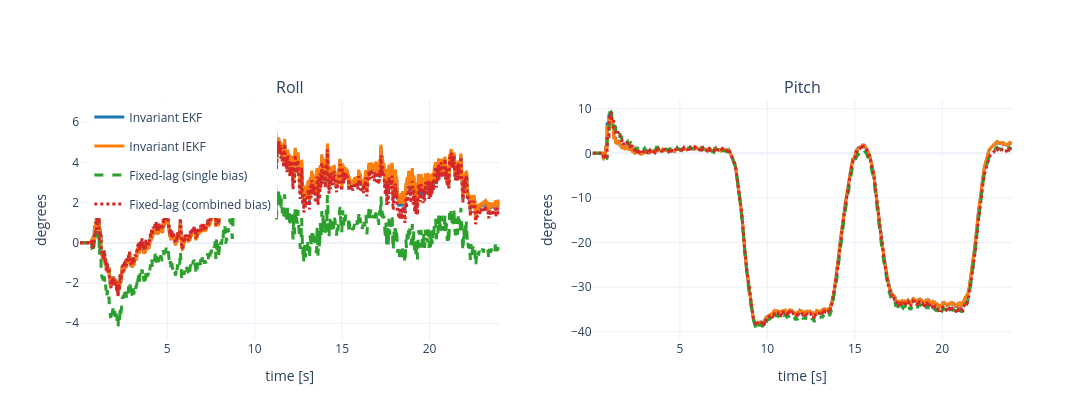

The notebook cell saved with this chart:
### Code cell
fig = make_subplots(rows=1, cols=2, subplot_titles=("Roll", "Pitch"))
for variant, result in DISPLAY_RESULTS.items():
    trajectory = result["trajectory"]
    times = np.array([row["timestamp_s"] for row in trajectory])
    rolls = np.rad2deg([row["roll"] for row in trajectory])
    pitches = np.rad2deg([row["pitch"] for row in trajectory])
    line = dict(color=COLORS[variant], width=3, dash=LINE_STYLES[variant])
    fig.add_trace(go.Scatter(x=times, y=rolls, mode="lines", name=LABELS[variant], line=line, legendgroup=variant), row=1, col=1)
    fig.add_trace(go.Scatter(x=times, y=pitches, mode="lines", name=LABELS[variant], line=line, legendgroup=variant, showlegend=False), row=1, col=2)
fig.update_xaxes(title_text="time [s]", row=1, col=1)
fig.update_xaxes(title_text="time [s]", row=1, col=2)
fig.update_yaxes(title_text="degrees", row=1, col=1)
fig.update_yaxes(title_text="degrees", row=1, col=2)
fig.update_layout(height=420, width=1100, template="plotly_white", legend=dict(x=0.01, y=0.99))
fig.show()

### Figure 1 — Plotly figure (JSON) as saved in the notebook; plotly's stock layout.template omitted (floating-point values rounded to 4 significant figures; data arrays with more than 128 entries replaced by an {"elided": "..."} marker saying what was removed)
{"data": [{"legendgroup": "invariant_ekf", "line": {"color": "#1f77b4", "dash": "solid", "width": 3}, "mode": "lines", "name": "Invariant EKF", "type": "scatter", "x": {"elided": "2665 float values"}, "xaxis": "x", "y": {"elided": "2665 float values"}, "yaxis": "y"}, {"legendgroup": "invariant_ekf", "line": {"color": "#1f77b4", "dash": "solid", "width": 3}, "mode": "lines", "name": "Invariant EKF", "showlegend": false, "type": "scatter", "x": {"elided": "2665 float values"}, "xaxis": "x2", "y": {"elided": "2665 float values"}, "yaxis": "y2"}, {"legendgroup": "invariant_graph", "line": {"color": "#ff7f0e", "dash": "solid", "width": 3}, "mode": "lines", "name": "Invariant IEKF", "type": "scatter", "x": {"elided": "2665 float values"}, "xaxis": "x", "y": {"elided": "2665 float values"}, "yaxis": "y"}, {"legendgroup": "invariant_graph", "line": {"color": "#ff7f0e", "dash": "solid", "width": 3}, "mode": "lines", "name": "Invariant IEKF", "showlegend": false, "type": "scatter", "x": {"elided": "2665 float values"}, "xaxis": "x2", "y": {"elided": "2665 float values"}, "yaxis": "y2"}, {"legendgroup": "fixed_lag_single_bias", "line": {"color": "#2ca02c", "dash": "dash", "width": 3}, "mode": "lines", "name": "Fixed-lag (single bias)", "type": "scatter", "x": {"elided": "2665 float values"}, "xaxis": "x", "y": {"elided": "2665 float values"}, "yaxis": "y"}, {"legendgroup": "fixed_lag_single_bias", "line": {"color": "#2ca02c", "dash": "dash", "width": 3}, "mode": "lines", "name": "Fixed-lag (single bias)", "showlegend": false, "type": "scatter", "x": {"elided": "2665 float values"}, "xaxis": "x2", "y": {"elided": "2665 float values"}, "yaxis": "y2"}, {"legendgroup": "fixed_lag_combined_bias", "line": {"color": "#d62728", "dash": "dot", "width": 3}, "mode": "lines", "name": "Fixed-lag (combined bias)", "type": "scatter", "x": {"elided": "2665 float values"}, "xaxis": "x", "y": {"elided": "2665 float values"}, "yaxis": "y"}, {"legendgroup": "fixed_lag_combined_bias", "line": {"color": "#d62728", "dash": "dot", "width": 3}, "mode": "lines", "name": "Fixed-lag (combined bias)", "showlegend": false, "type": "scatter", "x": {"elided": "2665 float values"}, "xaxis": "x2", "y": {"elided": "2665 float values"}, "yaxis": "y2"}], "layout": {"annotations": [{"font": {"size": 16}, "showarrow": false, "text": "Roll", "x": 0.225, "xanchor": "center", "xref": "paper", "y": 1, "yanchor": "bottom", "yref": "paper"}, {"font": {"size": 16}, "showarrow": false, "text": "Pitch", "x": 0.775, "xanchor": "center", "xref": "paper", "y": 1, "yanchor": "bottom", "yref": "paper"}], "height": 420, "legend": {"x": 0.01, "y": 0.99}, "width": 1100, "xaxis": {"anchor": "y", "domain": [0, 0.45], "title": {"text": "time [s]"}}, "xaxis2": {"anchor": "y2", "domain": [0.55, 1], "title": {"text": "time [s]"}}, "yaxis": {"anchor": "x", "domain": [0, 1], "title": {"text": "degrees"}}, "yaxis2": {"anchor": "x2", "domain": [0, 1], "title": {"text": "degrees"}}}}
